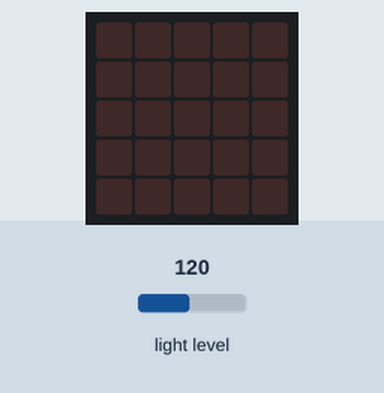
Recording of a program running on a simulated BBC micro:bit (MakeCode). Parts: the board's 5×5 LED display. Inputs (shaded band) come from the test bench; at power-on: light level 120.

Above: at 1.2 s.
1.3 s: light level set to 54
2.8 s: light level set to 47
At 3.7 s:
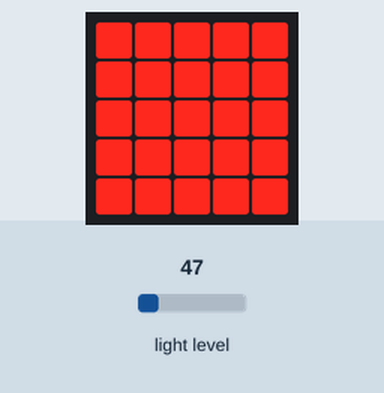
4.3 s: light level set to 64
At 5.4 s:
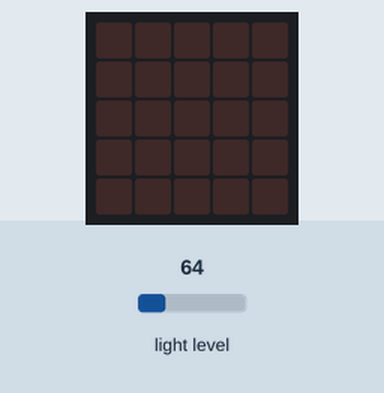
5.9 s: light level set to 5
At 7.1 s:
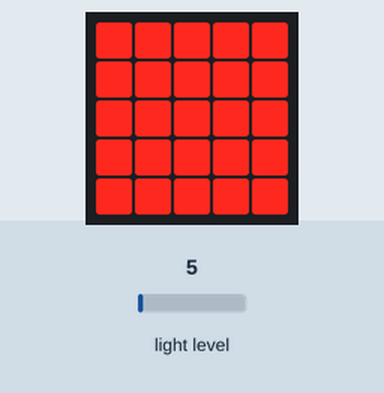
7.4 s: light level set to 128
At 8.9 s:
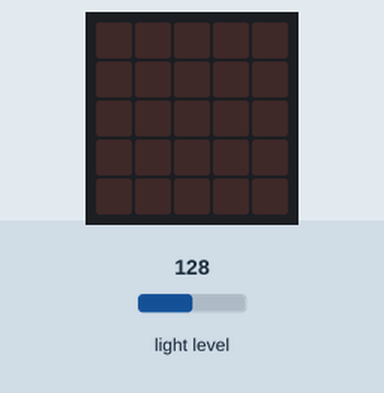
Timing chart, 0 to 10.0 s (numbered marks = the images above; inputs shaded):
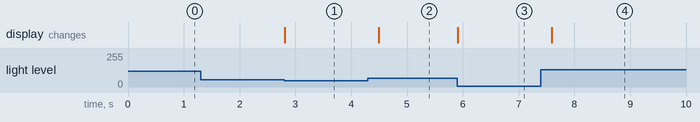

Measured:
- the behaviour switches between 51 and 50 on light level (found by bisection; images 0 and 1)
- after the input at 1.3 s, every drawn part: stays the same
- after the input at 2.8 s, the display: changes at once (image 1)
- after the input at 4.3 s, the display: changes after 0.19 s (image 2)
- after the input at 5.9 s, the display: changes at once (image 3)
- after the input at 7.4 s, the display: changes after 0.19 s (image 4)

The program:

main.ts
```typescript
let valor = 0
basic.forever(function () {
    valor = input.lightLevel()
    if (valor < 51) {
        basic.showLeds(`
            # # # # #
            # # # # #
            # # # # #
            # # # # #
            # # # # #
            `)
    } else {
        basic.clearScreen()
    }
})
```

test.ts
```typescript
// testes vão aqui; isto não será compilado quando este pacote for usado como uma extensão.
```
